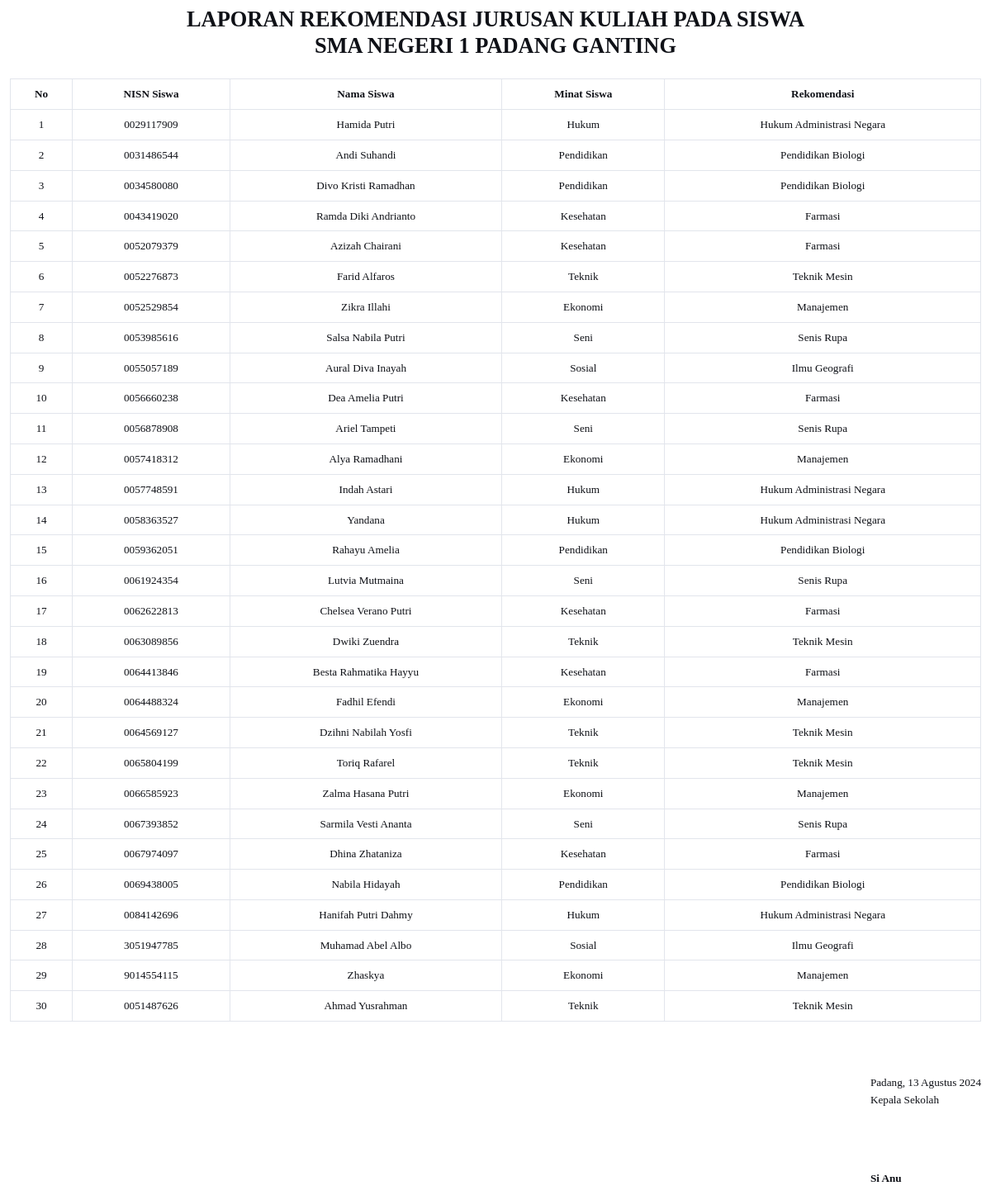
/?r=Laporan (signed in), run on the app's committed database.
### tables this page shows
CREATE TABLE `nilai` (
  `nisn` varchar(20) NOT NULL,
  `bahasa_indonesia` float NOT NULL,
  `bahasa_inggris` float NOT NULL,
  `mtk` float NOT NULL,
  `ipa` float NOT NULL,
  `ips` float NOT NULL,
  `ppkn` float NOT NULL,
  `tik` float NOT NULL,
  `seni` float NOT NULL
);

CREATE TABLE `siswa` (
  `nisn` varchar(15) NOT NULL,
  `id_minat` int(11) NOT NULL,
  `nama_siswa` varchar(30) NOT NULL
);

CREATE TABLE `minat` (
  `id_minat` int(11) NOT NULL,
  `minat` varchar(30) NOT NULL
);

CREATE TABLE `jurusan` (
  `id_jurusan` int(11) NOT NULL,
  `id_minat` int(11) NOT NULL,
  `jurusan` varchar(50) NOT NULL
);

CREATE TABLE `pengguna` (
  `id_pengguna` int(11) NOT NULL,
  `username` varchar(20) NOT NULL,
  `password` varchar(20) NOT NULL,
  `nama_pengguna` varchar(30) NOT NULL,
  `jabatan` enum('Kepala Sekolah','Operator Sekolah') NOT NULL,
  `foto_pengguna` text NOT NULL,
  `simpan_pengguna` timestamp NOT NULL DEFAULT current_timestamp() ON UPDATE current_timestamp()
);

### index.php (called while the page is built, shortened)
<?php
require_once 'app/config/db.php';
require_once 'app/config/crud.php';
require_once 'app/config/fungsi.php';
require_once 'app/config/spk.php';
$crud = new CRUD();
$fungsi = new Fungsi();
$spk = new SPK();
$file = "package.json";
$getJSON = file_get_contents($file);
$dataProject = json_decode($getJSON, true);
include_once 'app/routes/web.php';

### app/config/db.php (called while the page is built, shortened)
<?php
class DB
{
    public function __construct()
    {
        $this->con = mysqli_connect(
            self::HOST,
            self::USER,
            self::PASS,
            self::DB
        );
    }
}

### app/config/crud.php (called while the page is built, shortened)
<?php
class CRUD extends DB
{
    public function read($table, $opsi = "")
    {
        return mysqli_query(
            $this->con,
            "SELECT * FROM $table $opsi"
        );
    }
}

### app/controller/report/cetak_laporan.php (called while the page is built, shortened)
<?php
$no = 1;
$querySiswa = $crud->read(
    "nilai",
    "INNER JOIN siswa ON siswa.nisn = nilai.nisn
     INNER JOIN minat ON minat.id_minat = siswa.id_minat
     ORDER BY nilai.nisn ASC"
);
$dataKepala = mysqli_fetch_array(
    $crud->read(
        "pengguna",
        "WHERE jabatan = 'Kepala Sekolah'"
    )
);

### app/config/spk.php (called while the page is built, shortened)
<?php
class SPK extends CRUD
{
    public function Normalisasi($nilaiSiswa, $nilaiJurusan, $c, $id_minat)
    {
        $nilai = $this->read(
            "standar_jurusan",
            "INNER JOIN jurusan ON jurusan.id_jurusan = standar_jurusan.id_jurusan
             INNER JOIN minat ON minat.id_minat = jurusan.id_minat
             WHERE jurusan.id_minat = '$id_minat'
             ORDER BY jurusan.jurusan ASC"
        );
        foreach ($nilai as $data) {
            $k[] = $nilaiSiswa / $data[$c];
        }
        $nilaiIndikator = $nilaiSiswa / $nilaiJurusan;
        $max = max($k);
        $hasil = $nilaiIndikator / $max;
        return $hasil;
    }
    public function Hasil($nilaiSiswa, $nilaiJurusan)
    {
        $c1 = $this->Normalisasi($nilaiSiswa['bahasa_indonesia'], $nilaiJurusan['bahasa_indonesia'], "bahasa_indonesia", $nilaiJurusan['id_minat']);
        $c2 = $this->Normalisasi($nilaiSiswa['bahasa_inggris'], $nilaiJurusan['bahasa_inggris'], "bahasa_inggris", $nilaiJurusan['id_minat']);
        $c3 = $this->Normalisasi($nilaiSiswa['mtk'], $nilaiJurusan['mtk'], "mtk", $nilaiJurusan['id_minat']);
        $c4 = $this->Normalisasi($nilaiSiswa['ipa'], $nilaiJurusan['ipa'], "ipa", $nilaiJurusan['id_minat']);
        $c5 = $this->Normalisasi($nilaiSiswa['ips'], $nilaiJurusan['ips'], "ips", $nilaiJurusan['id_minat']);
        $c6 = $this->Normalisasi($nilaiSiswa['ppkn'], $nilaiJurusan['ppkn'], "ppkn", $nilaiJurusan['id_minat']);
        $c7 = $this->Normalisasi($nilaiSiswa['tik'], $nilaiJurusan['tik'], "tik", $nilaiJurusan['id_minat']);
        $c8 = $this->Normalisasi($nilaiSiswa['seni'], $nilaiJurusan['seni'], "seni", $nilaiJurusan['id_minat']);
        $sumBobot = array_sum(
            [
                $nilaiJurusan['bahasa_indonesia'],
                $nilaiJurusan['bahasa_inggris'],
                $nilaiJurusan['mtk'],
                $nilaiJurusan['ipa'],
                $nilaiJurusan['ips'],
                $nilaiJurusan['ppkn'],
                $nilaiJurusan['tik'],
                $nilaiJurusan['seni']
            ]
        );
        $c1q1 = $c1 * ($nilaiJurusan['bahasa_indonesia'] / $sumBobot);
        $c2q1 = $c2 * ($nilaiJurusan['bahasa_inggris'] / $sumBobot);
        $c3q1 = $c3 * ($nilaiJurusan['mtk'] / $sumBobot);
        $c4q1 = $c4 * ($nilaiJurusan['ipa'] / $sumBobot);
        $c5q1 = $c5 * ($nilaiJurusan['ips'] / $sumBobot);
        $c6q1 = $c6 * ($nilaiJurusan['ppkn'] / $sumBobot);
        $c7q1 = $c7 * ($nilaiJurusan['tik'] / $sumBobot);
        $c8q1 = $c8 * ($nilaiJurusan['seni'] / $sumBobot);
        $c1q2 = pow($c1, $nilaiJurusan['bahasa_indonesia'] / $sumBobot);
        $c2q2 = pow($c2, $nilaiJurusan['bahasa_inggris'] / $sumBobot);
        $c3q2 = pow($c3, $nilaiJurusan['mtk'] / $sumBobot);
        $c4q2 = pow($c4, $nilaiJurusan['ipa'] / $sumBobot);
        $c5q2 = pow($c5, $nilaiJurusan['ips'] / $sumBobot);
        $c6q2 = pow($c6, $nilaiJurusan['ppkn'] / $sumBobot);
        $c7q2 = pow($c7, $nilaiJurusan['tik'] / $sumBobot);
        $c8q2 = pow($c8, $nilaiJurusan['seni'] / $sumBobot);
        $q1 = 0.5 * ($c1q1 + $c2q1 + $c3q1 + $c4q1 + $c5q1 + $c6q1 + $c7q1 + $c8q1);
        $q2 = 0.5 * ($c1q2 * $c2q2 * $c3q2 * $c4q2 * $c5q2 * $c6q2 * $c7q2 * $c8q2);
        $total =  $q1 + $q2;
        $hasil = $total;
        return $hasil;
    }
    public function Rekomendasi($data, $col)
    {
        $queryNilaiSiwa = $this->read(
            "nilai",
            "INNER JOIN siswa ON siswa.nisn = nilai.nisn
             INNER JOIN minat ON minat.id_minat = siswa.id_minat
             WHERE nilai.nisn = '$data[nisn]'
             ORDER BY nilai.nisn ASC"
        );
        $dataNilaiSiswa = mysqli_fetch_array($queryNilaiSiwa);
        $queryStandar = $this->read(
            "standar_jurusan",
            "INNER JOIN jurusan ON jurusan.id_jurusan = standar_jurusan.id_jurusan
             INNER JOIN minat ON minat.id_minat = jurusan.id_minat
             WHERE jurusan.id_minat = '$dataNilaiSiswa[id_minat]'
             ORDER BY jurusan.jurusan ASC"
        );
        $noo = 1;
        foreach ($queryStandar as $data) {
            $kode = "A" . $noo++;
            $jurusan = $data['jurusan'];
            $total_nilai = round($this->Hasil($dataNilaiSiswa, $data), 5);
            $dataHasil[] = [
                "kode" => $kode,
                "jurusan" => $jurusan,
                "total_nilai" => $total_nilai
            ];
        }
        usort($dataHasil, fn ($a, $b) => $b['total_nilai'] <=> $a['total_nilai']);
        return $dataHasil[0][$col];
    }
}

### app/config/fungsi.php (called while the page is built, shortened)
<?php
class Fungsi
{
    public function TanggalIndo($tanggal)
    {
        $bulan = array(
            1 =>   'Januari',
            'Februari',
            'Maret',
            'April',
            'Mei',
            'Juni',
            'Juli',
            'Agustus',
            'September',
            'Oktober',
            'November',
            'Desember'
        );
        $pecahkan = explode('-', $tanggal);
        return $pecahkan[2] . ' ' . $bulan[(int)$pecahkan[1]] . ' ' . $pecahkan[0];
    }
}

### app/view/page/report/cetak_laporan.php (the view, shortened to what this page needs)
<!DOCTYPE html>
<html lang="en">
<head>
    <?php include 'app/view/layout/head.php' ?>
</head>
<body style="background-color: #fff; font-family: 'Times New Roman', Times, serif;">
    <?php include 'app/controller/report/cetak_laporan.php' ?>
    <div class="container-fluid">
        <div class="row">
            <div class="col-12 mb-3 mt-2">
                <h2 class="text-uppercase text-center fw-bolder">
                    LAPORAN REKOMENDASI JURUSAN KULIAH PADA SISWA <br>
                    <?= $dataProject['project'] ?>
                </h2>
            </div>
            <div class="col-12 mb-5">
                <div>
                    <table class="table table-bordered text-center align-middle">
                        <thead>
                            <tr>
                                <th>No</th>
                                <th>NISN Siswa</th>
                                <th>Nama Siswa</th>
                                <th>Minat Siswa</th>
                                <th>Rekomendasi</th>
                            </tr>
                        </thead>
                        <tbody>
                            <?php foreach ($querySiswa as $row) : ?>
                                <tr>
                                    <td><?= $no++ ?></td>
                                    <td><?= $row['nisn'] ?></td>
                                    <td><?= $row['nama_siswa'] ?></td>
                                    <td><?= $row['minat'] ?></td>
                                    <td><?= $spk->Rekomendasi($row, "jurusan") ?></td>
                                </tr>
                            <?php endforeach ?>
                        </tbody>
                    </table>
                </div>
            </div>
            <div class="col-12">
                <div class="d-flex justify-content-end">
                    <div class="d-block">
                        <p>Padang, <?= $fungsi->TanggalIndo(date('Y-m-d')) ?></p>
                        <p style="margin-top: -15px;">Kepala Sekolah</p>
                        <br>
                        <br>
                        <br>
                        <p class="fw-bolder"><?= $dataKepala['nama_pengguna'] ?></p>
                    </div>
                </div>
            </div>
        </div>
    </div>
</body>
</html>

### app/routes/web.php (shortened to what this page needs)
<?php
if (isset($_GET['r'])) {
    $page = $_GET['r'];
    include 'app/routes/report.php';
}

### app/routes/report.php
<?php
if (isset($_SESSION['login_dayat']) == true) {
    if ($page == "Laporan") {
        include 'app/view/page/report/cetak_laporan.php';
    } else {
        echo $fungsi->Redirect('?a=Login');
    }
} else {
    echo $fungsi->Redirect('?a=Login');
}

### app/view/layout/head.php (shortened to what this page needs)
<link rel="stylesheet" type="text/css" href="assets/css/style.css" />
<link rel="stylesheet" type="text/css" href="assets/css/main.min.css" />
<link rel="stylesheet" type="text/css" href="assets/css/OverlayScrollbars.min.css" />
<link rel="stylesheet" href="assets/css/icon.css" />

### data on the page
nilai: siswa.nisn "0029117909", siswa.nama_siswa "Hamida Putri", minat.minat "Hukum", Rekomendasi "Hukum Administrasi Negara", nisn "0066585923", nama_siswa "Zalma Hasana Putri", minat "Ekonomi", Rekomendasi "Manajemen", nisn "0084142696", nama_siswa "Hanifah Putri Dahmy"
nilai: siswa.nisn "0031486544", siswa.nama_siswa "Andi Suhandi", minat.minat "Pendidikan", Rekomendasi "Pendidikan Biologi"
nilai: siswa.nisn "0034580080", siswa.nama_siswa "Divo Kristi Ramadhan", minat.minat "Pendidikan", Rekomendasi "Pendidikan Biologi"
nilai: siswa.nisn "0043419020", siswa.nama_siswa "Ramda Diki Andrianto", minat.minat "Kesehatan", Rekomendasi "Farmasi"
nilai: siswa.nisn "0052079379", siswa.nama_siswa "Azizah Chairani", minat.minat "Kesehatan", Rekomendasi "Farmasi"
nilai: siswa.nisn "0052276873", siswa.nama_siswa "Farid Alfaros", minat.minat "Teknik", jurusan.jurusan "Teknik Mesin", nisn "0063089856", nama_siswa "Dwiki Zuendra", Rekomendasi "Teknik Mesin"
nilai: siswa.nisn "0052529854", siswa.nama_siswa "Zikra Illahi", minat.minat "Ekonomi", Rekomendasi "Manajemen", nisn "9014554115", nama_siswa "Zhaskya"
nilai: siswa.nisn "0053985616", siswa.nama_siswa "Salsa Nabila Putri", minat.minat "Seni", Rekomendasi "Senis Rupa", nisn "0061924354", nama_siswa "Lutvia Mutmaina", nisn "0064488324", nama_siswa "Fadhil Efendi", minat "Ekonomi", Rekomendasi "Manajemen"
nilai: siswa.nisn "0055057189", siswa.nama_siswa "Aural Diva Inayah", minat.minat "Sosial", Rekomendasi "Ilmu Geografi", nisn "3051947785", nama_siswa "Muhamad Abel Albo", nisn "0051487626", nama_siswa "Ahmad Yusrahman", minat "Teknik", Rekomendasi "Teknik Mesin"
nilai: siswa.nisn "0056660238", siswa.nama_siswa "Dea Amelia Putri", minat.minat "Kesehatan", Rekomendasi "Farmasi"
nilai: siswa.nisn "0056878908", siswa.nama_siswa "Ariel Tampeti", minat.minat "Seni", Rekomendasi "Senis Rupa"
nilai: siswa.nisn "0057418312", siswa.nama_siswa "Alya Ramadhani", minat.minat "Ekonomi", Rekomendasi "Manajemen"
nilai: siswa.nisn "0057748591", siswa.nama_siswa "Indah Astari", minat.minat "Hukum", Rekomendasi "Hukum Administrasi Negara"
nilai: siswa.nisn "0058363527", siswa.nama_siswa "Yandana", minat.minat "Hukum", Rekomendasi "Hukum Administrasi Negara", nisn "0064413846", nama_siswa "Besta Rahmatika Hayyu", minat "Kesehatan", Rekomendasi "Farmasi"
nilai: siswa.nisn "0059362051", siswa.nama_siswa "Rahayu Amelia", minat.minat "Pendidikan", Rekomendasi "Pendidikan Biologi"
pengguna: nama_pengguna "Si Anu"

### other printed values
$dataProject['project'] "SMA NEGERI 1 PADANG GANTING"
$row['nisn'] "0062622813"
$row['nama_siswa'] "Chelsea Verano Putri"
$row['minat'] "Kesehatan"
$spk->Rekomendasi($row, "jurusan") "Farmasi"
$row['nisn'] "0064569127"
$row['nama_siswa'] "Dzihni Nabilah Yosfi"
$row['minat'] "Teknik"
$spk->Rekomendasi($row, "jurusan") "Teknik Mesin"
$row['nisn'] "0065804199"
$row['nama_siswa'] "Toriq Rafarel"
$row['nisn'] "0067393852"
$row['nama_siswa'] "Sarmila Vesti Ananta"
$row['minat'] "Seni"
$spk->Rekomendasi($row, "jurusan") "Senis Rupa"
